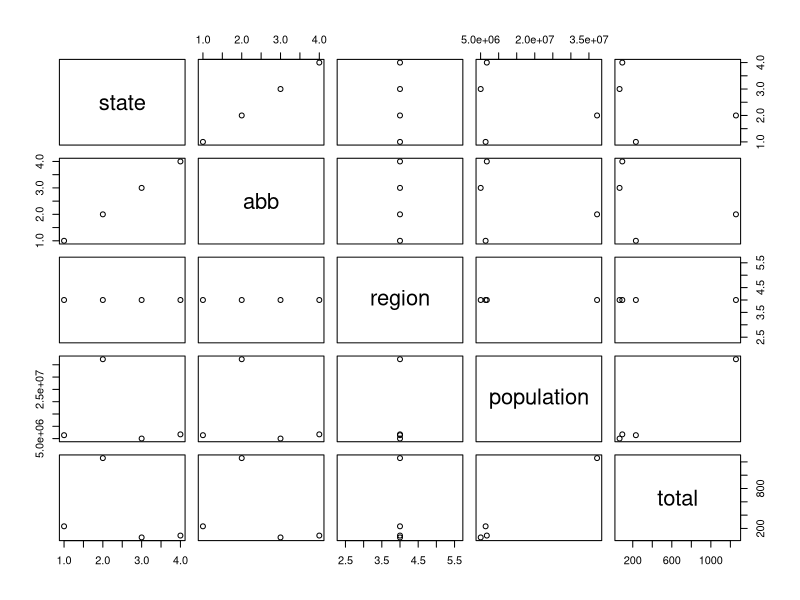

Generate this figure with R:
#Recommended book: Introduction to R, data analysis and prediction algorithm with R

# Why data wrangling is so important?
# 1. if your data is not set then no matter how many visualization graph you made
# graph structure will be change, std will be so big you can't calculate difference.
# 2. if you are using using your data as it is mean without transformation the statistic
# analysis will be not so good.
# 3. most impotently you will not know your data structure. 

# what is tibble?
# basically its a kind of table in stat we called it tibble, tuple etc. You will
# data structure or DF in console window of R.

# Data wrangling and data transformation 

install.packages("tidyverse")
install.packages("tidyr")
library(tidyverse)
library(tidyr)
?tidyverse
#bultin datasets in R
data()

#Data types
##numeric
num <- 2.2
class(num) #class function use to see data type

##character
chr <- "RwithAammar"
class(chr)

##Logical
logi <- TRUE
class(logi)

#how to confirm a class/type of variable:
num
is.numeric(num)
is.character(num)

chr
is.character(chr)

logi
is.logical(logi)

#how to transform a data type
num1 <- "3.2"
class (num1)

num1 <- as.numeric(num1) #use this to convert data type
class(num1)

num2 <- c(1,2, 3,4,5) # vector is who increase continuously 
num2
class(num2)

num2 <- as.logical(num2)
class (num2)

num2 <- c(1,2, 3,4,5,0) # when you use logical operator only value of 0 will be false
num2
class(num2)

num2 <- as.logical(num2)
class (num2)
num2

num2 <- as.character(num2)
class(num2)
print(num2) #or num2 only are same things

#data types are more important than data itself....
#data structure is more important than data significance....

###step-1- set your home directory (Ctrl+sift+H)
###Step-2- Import your data in R (readx1, readcsv)
###step-3- Data Structure and Types
###step-4- Data Transformation and tidy tips and tricks
###step-5-

##step-3- Data Structure and Types

###Data types
###numeric
num <- 2.2
class(num) #class function use to see data type

###character
chr <- "RwithAammar"
class(chr)

###Logical
logi <- TRUE
class(logi)

###how to confirm a class/type of variable:
num
is.numeric(num)
is.character(num)

chr
is.character(chr)

logi
is.logical(logi)

###how to transform a data type
num1 <- "3.2"
class (num1)

num1 <- as.numeric(num1) #use this to convert data type
class(num1)

num2 <- c(1,2, 3,4,5) # vector is who increase continuously 
num2
class(num2)

num2 <- as.logical(num2)
class (num2)

num2 <- c(1,2, 3,4,5,0) # when you use logical operator only value of 0 will be false
num2
class(num2)

num2 <- as.logical(num2)
class (num2)
num2

num2 <- as.character(num2)
class(num2)
print(num2) #or num2 only are same things

#Data struture
data()
data("diamonds")
x <- diamonds
head (x)
str(x)
view(x)
class(x$carat)
class(x$price) # class int because its whole number
class(x$x) 

# difference between tibble and data frame 
# lets take example of diamond data if we melt down "carat, cut, color, clarity"
# into one column and name it as diamond characteristics then we created a data frame.
# in the form of table it we can call it tibble 

class(x["carat"])
as.data.frame (x) # not use mostl y to see data 
as_tibble(x) # tibble adjust its column according to how widely your console window is open'
glimpse(x) # this function give you overview or bird eye view of your data 


###step-4- Data Transformation and tidy tips and tricks

#Data Transformation
data()
data("diamonds")
x <- diamonds
head (x)
str(x)
view(x)
class(x$carat)
class(x$price) # class int because its whole number
class(x$x) 

# difference between tibble and data frame 
# lets take example of diamond data if we melt down "carat, cut, color, clarity"
# into one column and name it as diamond characteristics then we created a data frame.
# in the form of table it we can call it tibble 

class(x["carat"])
as.data.frame (x) # not use moslty to see data 
as_tibble(x) # tibble adjust its column according to how widely your console window is open'
glimpse(x) # this function give you overview or bird eye view of your data 

#convert into right data type?
x$carat <- as.numeric(x$carat, x$depth)
class(x$table)
glimpse(x)
str(x)

#vector
vecl <- c(1,2,3,4,6,9,0,-1,0.5)
class (vecl)
#Factor
vec2  <- c("blue", "red", "purple", 'green') # can be use a in color command to give color to different variable on x axis sequence wise
class(vec2)
vec2_fac <- as.factor(vec2)
class(vec2_fac )

#tidy means to collect data and make it usable for statistics in R
x <- CO2
glimpse(x)
as_tibble(x)
as.data.frame (x)
x1 <- chickwts
as_tibble(x1)

# #manipulating data
install.packages ("dslabs")
library (dslabs)
x <- diamonds

#add a column
as_tibble(x)
x <- mutate(x, a = x+y)
as_tibble(x)
x2<- mutate (x, sd=  sd(y+z))
as_tibble(x2)


# #subsetting
as_tibble(x)
x_al <- filter(x, a == 7.93)
as_tibble(x_al) 

X_a2 <- filter(x, cut=="Ideal")#subsetting a character variable
as_tibble(X_a2)

#subsetting using select function
as_tibble(x)
x1 <- select(x, cut, color, x)
as_tibble(x1)

#task for attendees
x <- murders
as_tibble(x)
#data= murders
#criterial= pop > 5^6
#region = south
#Plots for both send to whatsapp inbo

x2 <- filter(x, region=="West", population>5000000)
as_tibble(x2)

plot(x2)


#Less code for more output
install.packages("magrittr") # package installations are only needed the first time you use it
install.packages("dplyr")    # alternative installation of the %>%
library(magrittr) # needs to be run every time you start R and want to use %>%
library(dplyr)    # alternatively, this also loads %>%
#dplyr pipe X- ctrl+shift+m
# object
## murders
# # filter
## select
## mutate

x <- murders %>% 
  filter(region=="West") %>% 
  select(region, population) %>% 
  mutate(population_2=population+2)
x
